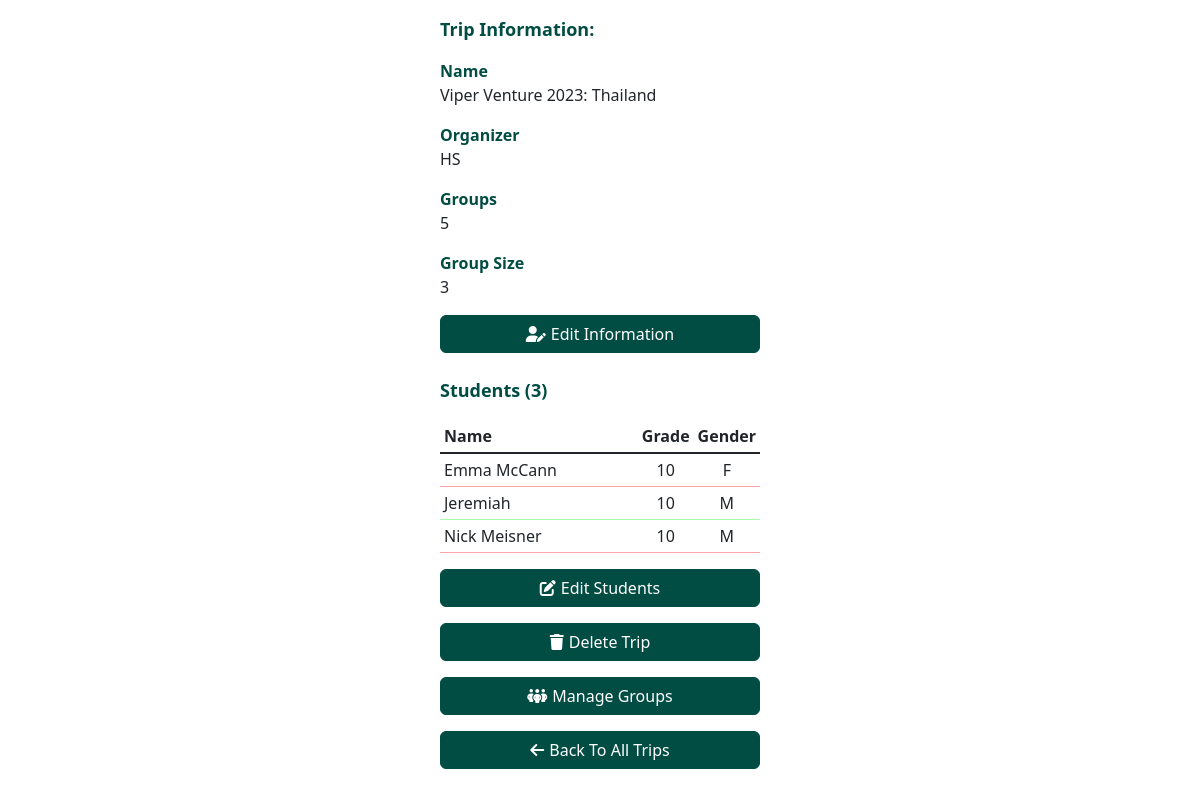
Page /trips/GT724M (signed in) on the earlier database version.
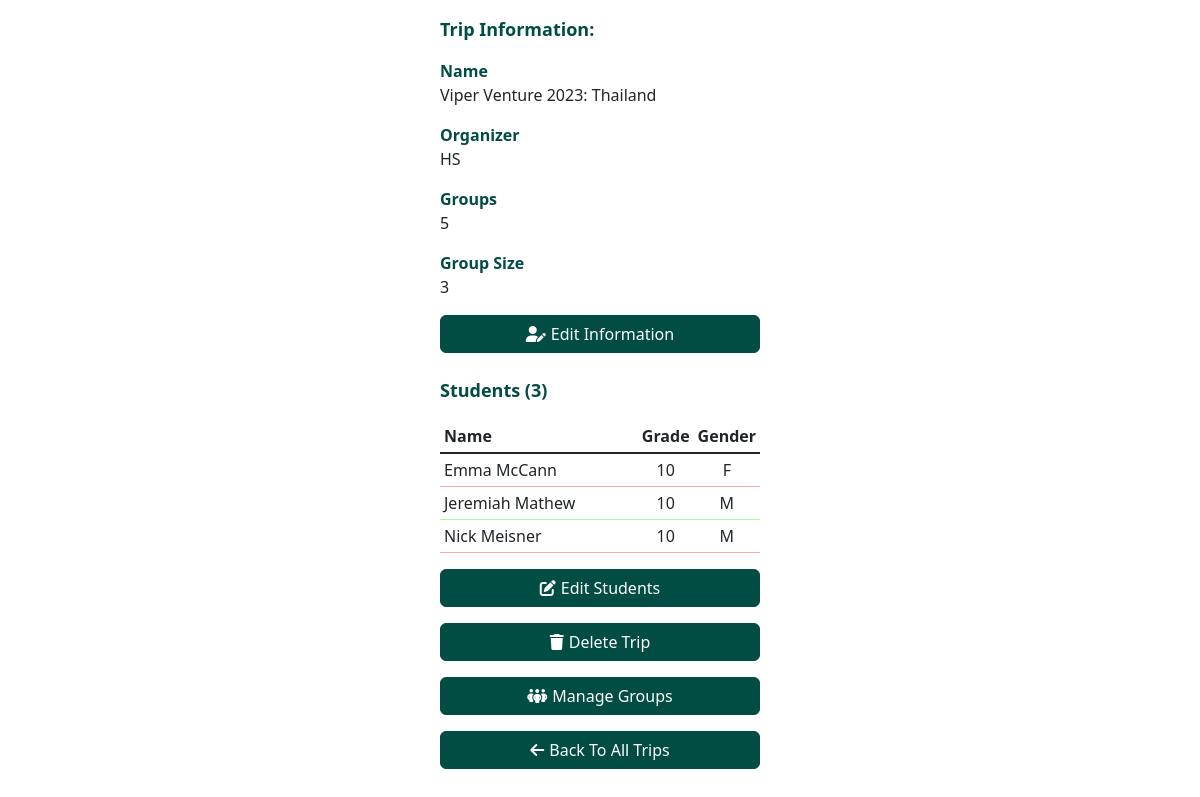
Same page on the later database version.
### classes.py (models this page shows, shortened)
class Student(db.Model):
    __tablename__ = 'students'
    id = db.Column(db.Integer, primary_key=True)
    name = db.Column(db.String, nullable=False)
    email = db.Column(db.String, nullable=False)
    grade = db.Column(db.Integer, nullable=False)
    gender = db.Column(db.String(1), nullable=False, default="-")
    @staticmethod
    def get_student_by_id(id, return_dict=True):
        student = db.session.query(Student).filter_by(id=id).first()
        if not return_dict or student is None:
            return student
        else:
            return dict_converter(student)
    @staticmethod
    def get_all_students(return_dict=False):
        students = db.session.query(Student).all()
        if return_dict:
            return [dict_converter(s) for s in students]
        else:
            return students

### app.py (the view, shortened to what this page needs)
@app.route("/trips/<trip_code>", methods=["GET", "POST"])
@teacher_only
def trip(trip_code):
    if request.method == "GET":
        sel_trip = Trip.get_trip_by_code(trip_code, return_dict=True)
        if sel_trip != None:
            student_prefs = {}
            sel_students = TripStudent.get_students_in_trip(sel_trip['id'])
            all_students = Student.get_all_students()
            for s in sel_students:
                student_prefs[s['id']] = StudentPreference.check_student_preferences(sel_trip['id'], s['id'])
            return render_template("teacher/trip.html", trip_code=trip_code, sel_trip=sel_trip, sel_students=sel_students, student_prefs=student_prefs, all_students=all_students)
        else:
            return render_template("error/invalid-trip.html")

### app.py (called while the page is built)
def login_required(disable_verify=False):
    def decorator(f):
        @wraps(f)
        def decorated_function(*args, **kwargs):
            if 'user_id' not in session or current_user['db_user'] is None:
                return redirect("/login")
            elif not disable_verify and current_user['db_user'] is not None and not current_user['db_user'].is_verified:
                return redirect("/verify")
            return f(*args, **kwargs)
        return decorated_function
    return decorator

def teacher_only(f):
    @wraps(f)
    @login_required()
    def decorated_function(*args, **kwargs):
        if not current_user['db_user'].is_teacher:
            abort(403)
        return f(*args, **kwargs)
    return decorated_function

@app.before_request
def before_request():
    if 'user_id' in session:
        if User.check_exist_with_id(session['user_id']):
            current_user['db_user'] = User.get_user_by_id(session['user_id'])
            if current_user['db_user'].is_student:
                current_user['student'] = Student.get_student_by_id(current_user['db_user'].student_id)

### templates/teacher/trip.html (shortened to what this page needs)
{% extends "layout.html" %}
{% block main %}
<label class="d-grid form-label mt-3 mx-auto">Trip Information:</label>
<label class="d-grid info-label mt-3 mx-auto">Name</label>
<text class="d-grid mx-auto">{{sel_trip.name}}</text>
<label class="d-grid info-label mt-3 mx-auto">Organizer</label>
<text class="d-grid mx-auto">{{sel_trip.organizer}}</text>
<label class="d-grid info-label mt-3 mx-auto">Groups</label>
<text class="d-grid mx-auto">{{sel_trip.num_groups}}</text>
<label class="d-grid info-label mt-3 mx-auto">Group Size</label>
<text class="d-grid mx-auto">{{sel_trip.group_size}}</text>
<button class="mt-3 d-grid gap-2 col-6 mx-auto btn btn-primary" data-bs-toggle="modal" data-bs-target="#trip_edit">
    <div class="icon-text-container center-div">
        <i class="fas fa-user-pen"></i>
        <span>Edit Information</span>
    </div>
</button>
<label class="d-grid form-label mt-4 mx-auto">Students ({{sel_students | length}})</label>
<table class="table table-10-rows table-sm table-hover mt-3 mx-auto">
    <thead>
        <tr>
            <th style="width: 70%;">Name</th>
            <th class="text-center">Grade</th>
            <th class="text-center">Gender</th>
        </tr>
    </thead>
    <tbody class="table-group-divider">
        {%for student in sel_students%}
        <tr class={{'complete' if student_prefs[student.id] else 'incomplete'}}>
            <td>{{student.name}}</td>
            <td class="text-center">{{student.grade}}</td>
            <td class="text-center">{{student.gender}}</td>
        </tr>
        {%endfor%}
    </tbody>
</table>
<button class="mt-3 d-grid gap-2 col-6 mx-auto btn btn-primary" data-bs-toggle="modal" onclick="initRows()" data-bs-target="#student_edit_modal">
    <div class="icon-text-container center-div">
        <i class="fas fa-pen-to-square"></i>
        <span>Edit Students</span>
    </div>
</button>
<button class="mt-3 d-grid gap-2 col-6 mx-auto btn btn-primary" data-bs-toggle="modal"id="delete_button" data-bs-target="#trip_delete_modal">
    <div class="icon-text-container center-div">
        <i class="fas fa-trash"></i>
        <span>Delete Trip</span>
    </div>
</button>
<button type="button" class="mt-3 d-grid gap-2 col-6 mx-auto btn btn-primary" onclick="window.location+='/groups'">
    <div class="icon-text-container center-div">
        <i class="fas fa-people-group"></i>
        <span>Manage Groups</span>
    </div>
</button>
<a href="/trips" class="mt-3 d-grid gap-2 col-6 mx-auto btn btn-primary" role="button">
    <div class="icon-text-container center-div">
        <i class="fas fa-arrow-left"></i>
        <span>Back To All Trips</span>
    </div>
</a>
{% endblock %}

Differences in the rows shown:
changed Student: name "Jeremiah" → "Jeremiah Mathew"
